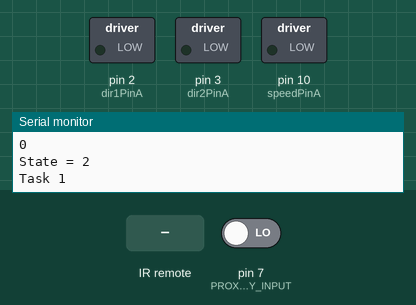
Simulated run of this program. Board: Arduino Mega 2560, built with avr-gcc and run on an emulated ATmega2560. Parts: switched loads named in the program (green lamp = pin HIGH), the last lines printed to the serial monitor. Inputs (shaded band) come from the test bench; at power-on: pin 7 (PROXIMITY_INPUT) LOW.

Above: at 2.8 s.
2.9 s: infrared code 0xFF22DD received
At 12.2 s:
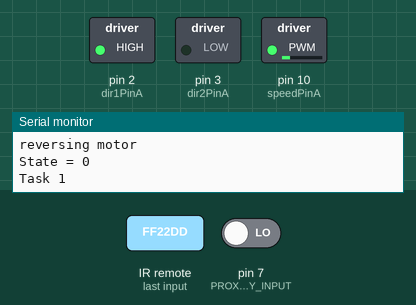
12.5 s: infrared code 0xFF02FD received
At 19.6 s:
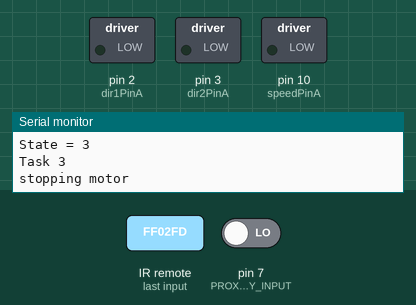
20.5 s: infrared code 0xFFC23D received
At 28.1 s:
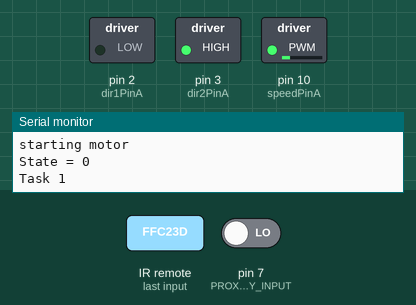
Timing chart, 0 to 29.6 s (numbered marks = the images above; inputs shaded):
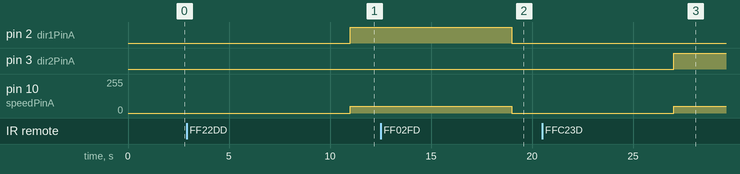

Measured:
- after the input at 2.9 s, pin 2 (dir1PinA): LOW → HIGH after 8.1 s; pin 10 (speedPinA): 0/255 → 50/255 after 8.1 s
- after the input at 12.5 s, pin 2 (dir1PinA): HIGH → LOW after 6.5 s; pin 10 (speedPinA): 50/255 → 0/255 after 6.5 s
- after the input at 20.5 s, pin 3 (dir2PinA): LOW → HIGH after 6.5 s; pin 10 (speedPinA): 0/255 → 50/255 after 6.5 s

The program:

main.cpp
```cpp
#include <Arduino.h>
#include "IRremote.h"
#include <avr/sleep.h>

#define TASK1 0
#define TASK2 1
#define TASK3 2
#define TASK4 3
#define NUM_STATES 4

#define FORWARD 1
#define STOP    2
#define REVERSE 3

#define PROXIMITY_INPUT  7

bool timer_ready = false;
int state = TASK1;
int motor_state = 2;
int next_motor_state = 2;


// Motor 1
int dir1PinA = 2;
int dir2PinA = 3;
int speedPinA = 10; // Needs to be a PWM pin to be able to control motor speed

// IR Receiver
int receiver = 11; // Signal Pin of IR receiver to Arduino Digital Pin 11
IRrecv irrecv(receiver);     // create instance of 'irrecv'
decode_results results;      // create instance of 'decode_results'
unsigned long key_value = 0;

void init_timer()
{
//set timer1 interrupt at 1Hz
  TCCR1A = 0;// set entire TCCR1A register to 0
  TCCR1B = 0;// same for TCCR1B
  TCNT1  = 0;//initialize counter value to 0
  // set compare match register for 1hz increments
  OCR1A = 15624;// = (16*10^6) / (1*1024) - 1 (must be <65536)
  // turn on CTC mode
  TCCR1B |= (1 << WGM12);
  // Set CS10 and CS12 bits for 1024 prescaler
  TCCR1B |= (1 << CS12) | (1 << CS10);
  // enable timer compare interrupt
  TIMSK1 |= (1 << OCIE1A);
}

void init_power_save()
{
  SMCR |= (1 << SM1) | (1 << SM0);
  SMCR |= (1 << SE);
}

void init_idle()
{
  SMCR &= ~(1 << SM2) & ~(1 << SM1) & ~(1 << SM0);
  SMCR |= (1 << SE);
}

void translateIR() // takes action based on IR code received

// describing Remote IR codes
{
  switch(results.value)

  {
  case 0xFFA25D: Serial.println("POWER"); break;
  case 0xFFE21D: Serial.println("FUNC/STOP"); break;
  case 0xFF629D: Serial.println("VOL+"); break;

  case 0xFF22DD:
    Serial.println("FAST BACK");
    if(motor_state == FORWARD)
      next_motor_state = STOP;
    else
      next_motor_state = REVERSE;
    break;

  case 0xFF02FD:
    Serial.println("PAUSE");
    next_motor_state = STOP;
    break;

  case 0xFFC23D:
    Serial.println("FAST FORWARD");
    if(motor_state == REVERSE)
      next_motor_state = STOP;
    else
      next_motor_state = FORWARD;
    break;

  case 0xFFE01F: Serial.println("DOWN");    break;
  case 0xFFA857: Serial.println("VOL-");    break;
  case 0xFF906F: Serial.println("UP");    break;
  case 0xFF9867: Serial.println("EQ");    break;
  case 0xFFB04F: Serial.println("ST/REPT");    break;
  case 0xFF6897: Serial.println("0");    break;
  case 0xFF30CF: Serial.println("1");    break;
  case 0xFF18E7: Serial.println("2");    break;
  case 0xFF7A85: Serial.println("3");    break;
  case 0xFF10EF: Serial.println("4");    break;
  case 0xFF38C7: Serial.println("5");    break;
  case 0xFF5AA5: Serial.println("6");    break;
  case 0xFF42BD: Serial.println("7");    break;
  case 0xFF4AB5: Serial.println("8");    break;
  case 0xFF52AD: Serial.println("9");    break;
  case 0xFFFFFFFF: Serial.println(" REPEAT");break;

  default:
    Serial.println(" other button   ");

  }// End Case
  key_value = results.value;
  // delay(500); // Do not get immediate repeat


} //END translateIR


void motor_forward()
{
  Serial.println("starting motor");
  digitalWrite(dir1PinA, LOW);
  digitalWrite(dir2PinA, HIGH);
  analogWrite(speedPinA, 50);
}

void motor_reverse()
{
  Serial.println("reversing motor");
  digitalWrite(dir1PinA, HIGH);
  digitalWrite(dir2PinA, LOW);
  analogWrite(speedPinA, 50);

}

void motor_stop()
{
  Serial.println("stopping motor");
  digitalWrite(dir1PinA, LOW);
  digitalWrite(dir2PinA, LOW);
  analogWrite(speedPinA, 0);
}


void task1()
{
  Serial.println("Task 1");
  if (irrecv.decode(&results)) // have we received an IR signal?
  {
    irrecv.resume(); // receive the next value
    translateIR();
  }
}

void task2()
{
  Serial.println("Task 2");
  int sensorValue = digitalRead(7);
  Serial.println(sensorValue);
}

void task3()
{
  Serial.println("Task 3");
  switch(motor_state)
  {
    case FORWARD:
      motor_forward();
    break;
    case REVERSE:
      motor_reverse();
    break;
    case STOP:
      motor_stop();
    break;
    default:
    break;
  }
  if (next_motor_state != motor_state) {
    motor_state = next_motor_state;
  }
}


void setup() {

  // Motor 1
  pinMode(dir1PinA,OUTPUT);
  pinMode(dir2PinA,OUTPUT);
  pinMode(speedPinA,OUTPUT);
  // Proximity
  pinMode(PROXIMITY_INPUT, INPUT);


  irrecv.enableIRIn(); // Start the receiver


  sei();//allow interrupts
  init_timer();
  init_power_save();
  Serial.begin(115200);

}


void atmega_sleep()
{
  sleep_enable();
  sleep_cpu();
  sleep_disable();
}

void loop() {

  if(timer_ready)
  {
    Serial.print("State = ");
    Serial.println(state);
    switch(state)
    {
      case TASK1:
        task1();
      break;
      case TASK2:
        task2();
      break;
      case TASK3:
        task1();
      break;
      case TASK4:
        task3();
      break;
      default: break;
    }
    state++;

    if(state%(NUM_STATES) == 0) state = TASK1;
    timer_ready = false;
  }

}

// timer1
ISR(TIMER1_COMPA_vect) {
// process the timer1 overflow here
  timer_ready = true;
}
```

circular_buffer.cpp
```cpp
#include "circular_buffer.h"

void push(int val, volatile circular_buffer *buf)
{
  if (buf->count < BUFFER_LEN)
  {
    buf->values[buf->write_ptr] = val;
    buf->write_ptr++;
    buf->write_ptr &= BUFFER_LEN-1;
    buf->count++;
  }
}

int pop(volatile circular_buffer *buf)
{
  if (buf->read_ptr != buf->write_ptr)
  {
    int ret = buf->values[buf->read_ptr];
    buf->read_ptr++;
    buf->read_ptr &= BUFFER_LEN-1;
    buf->count--;
    return ret;
  }
  else
  {
    return -1;
  }
}
```

circular_buffer.h
```cpp
#pragma once


#define NUM_BITS    4
#define BUFFER_LEN  (1 << NUM_BITS)

struct circular_buffer_t {
    int values[BUFFER_LEN];
    unsigned int write_ptr = 0;
    unsigned int read_ptr = 0;
    int count = 0;
} ;
typedef circular_buffer_t circular_buffer;

void push(int val, volatile circular_buffer *buf);

int pop(volatile circular_buffer *buf);
```
